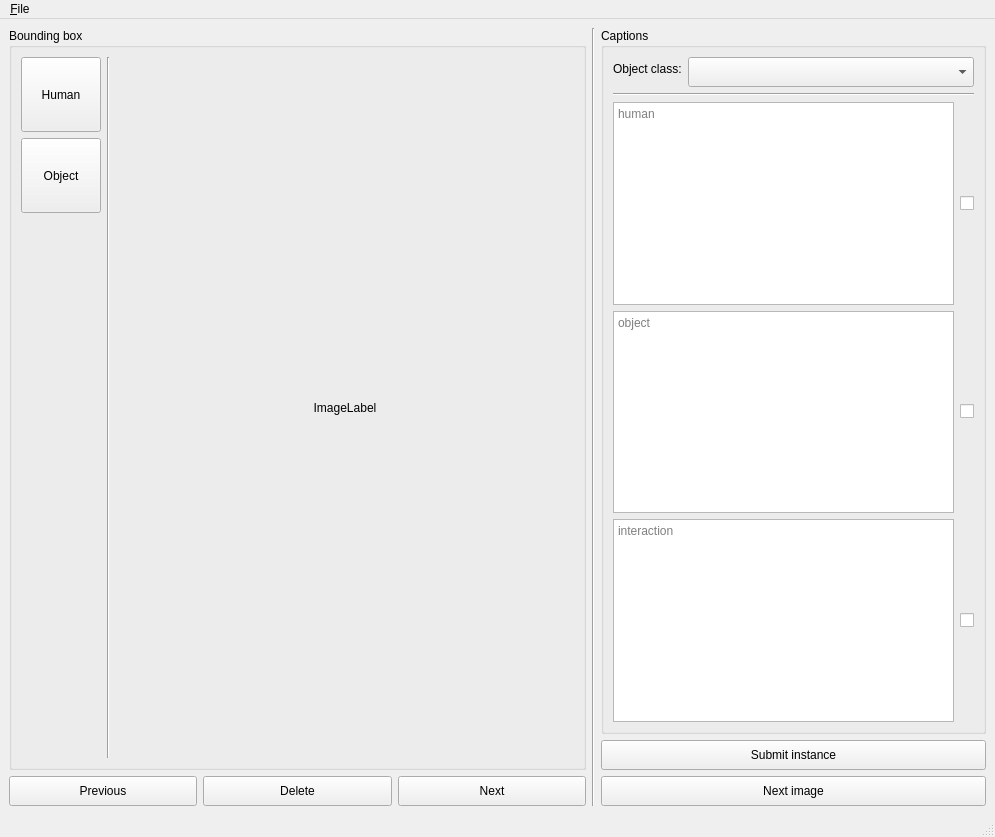
<?xml version="1.0" encoding="UTF-8"?>
<ui version="4.0">
 <class>MainWindow</class>
 <widget class="QMainWindow" name="MainWindow">
  <property name="geometry">
   <rect>
    <x>0</x>
    <y>0</y>
    <width>995</width>
    <height>837</height>
   </rect>
  </property>
  <property name="windowTitle">
   <string>HOIDTC Annotation Tool</string>
  </property>
  <widget class="QWidget" name="centralwidget">
   <layout class="QHBoxLayout" name="horizontalLayout_2" stretch="6,0,4">
    <item>
     <layout class="QVBoxLayout" name="verticalLayout_5">
      <item>
       <widget class="QGroupBox" name="groupBox_2">
        <property name="title">
         <string>Bounding box</string>
        </property>
        <layout class="QHBoxLayout" name="labellerHLayout" stretch="0,0,9">
         <item>
          <layout class="QVBoxLayout" name="verticalLayout_6">
           <item>
            <widget class="QPushButton" name="humanModeButton">
             <property name="minimumSize">
              <size>
               <width>75</width>
               <height>75</height>
              </size>
             </property>
             <property name="text">
              <string>Human</string>
             </property>
             <property name="icon">
              <iconset theme="start-here"/>
             </property>
            </widget>
           </item>
           <item>
            <widget class="QPushButton" name="objectModeButton">
             <property name="minimumSize">
              <size>
               <width>75</width>
               <height>75</height>
              </size>
             </property>
             <property name="text">
              <string>Object</string>
             </property>
            </widget>
           </item>
           <item>
            <spacer name="verticalSpacer">
             <property name="orientation">
              <enum>Qt::Vertical</enum>
             </property>
             <property name="sizeHint" stdset="0">
              <size>
               <width>20</width>
               <height>40</height>
              </size>
             </property>
            </spacer>
           </item>
          </layout>
         </item>
         <item>
          <widget class="Line" name="line_3">
           <property name="orientation">
            <enum>Qt::Vertical</enum>
           </property>
          </widget>
         </item>
         <item>
          <widget class="QLabel" name="imageLabel">
           <property name="text">
            <string>ImageLabel</string>
           </property>
           <property name="alignment">
            <set>Qt::AlignCenter</set>
           </property>
          </widget>
         </item>
        </layout>
       </widget>
      </item>
      <item>
       <layout class="QHBoxLayout" name="horizontalLayout_3">
        <item>
         <widget class="QPushButton" name="previousButton">
          <property name="minimumSize">
           <size>
            <width>0</width>
            <height>30</height>
           </size>
          </property>
          <property name="text">
           <string>Previous</string>
          </property>
         </widget>
        </item>
        <item>
         <widget class="QPushButton" name="deleteButton">
          <property name="minimumSize">
           <size>
            <width>0</width>
            <height>30</height>
           </size>
          </property>
          <property name="text">
           <string>Delete</string>
          </property>
         </widget>
        </item>
        <item>
         <widget class="QPushButton" name="nextButton">
          <property name="minimumSize">
           <size>
            <width>0</width>
            <height>30</height>
           </size>
          </property>
          <property name="text">
           <string>Next</string>
          </property>
         </widget>
        </item>
       </layout>
      </item>
     </layout>
    </item>
    <item>
     <widget class="Line" name="line">
      <property name="orientation">
       <enum>Qt::Vertical</enum>
      </property>
     </widget>
    </item>
    <item>
     <layout class="QVBoxLayout" name="verticalLayout_2" stretch="0,0,0">
      <item>
       <widget class="QGroupBox" name="groupBox">
        <property name="title">
         <string>Captions</string>
        </property>
        <layout class="QVBoxLayout" name="verticalLayout">
         <item>
          <layout class="QFormLayout" name="formLayout">
           <item row="0" column="1">
            <widget class="QComboBox" name="objectClassBox">
             <property name="minimumSize">
              <size>
               <width>0</width>
               <height>30</height>
              </size>
             </property>
            </widget>
           </item>
           <item row="0" column="0">
            <widget class="QLabel" name="objectClassLabel">
             <property name="text">
              <string>Object class:</string>
             </property>
            </widget>
           </item>
          </layout>
         </item>
         <item>
          <widget class="Line" name="line_2">
           <property name="orientation">
            <enum>Qt::Horizontal</enum>
           </property>
          </widget>
         </item>
         <item>
          <layout class="QVBoxLayout" name="verticalLayout_3">
           <item>
            <layout class="QHBoxLayout" name="horizontalLayout_6">
             <item>
              <widget class="QPlainTextEdit" name="hEdit">
               <property name="placeholderText">
                <string>human</string>
               </property>
              </widget>
             </item>
             <item>
              <widget class="QCheckBox" name="isGranularHuman">
               <property name="text">
                <string/>
               </property>
              </widget>
             </item>
            </layout>
           </item>
           <item>
            <layout class="QHBoxLayout" name="horizontalLayout">
             <item>
              <widget class="QPlainTextEdit" name="oEdit">
               <property name="placeholderText">
                <string>object</string>
               </property>
              </widget>
             </item>
             <item>
              <widget class="QCheckBox" name="isGranularObject">
               <property name="text">
                <string/>
               </property>
              </widget>
             </item>
            </layout>
           </item>
           <item>
            <layout class="QHBoxLayout" name="horizontalLayout_5">
             <item>
              <widget class="QPlainTextEdit" name="iEdit">
               <property name="placeholderText">
                <string>interaction</string>
               </property>
              </widget>
             </item>
             <item>
              <widget class="QCheckBox" name="isGranularInteraction">
               <property name="text">
                <string/>
               </property>
              </widget>
             </item>
            </layout>
           </item>
          </layout>
         </item>
        </layout>
       </widget>
      </item>
      <item>
       <widget class="QPushButton" name="submitInstanceButton">
        <property name="minimumSize">
         <size>
          <width>0</width>
          <height>30</height>
         </size>
        </property>
        <property name="text">
         <string>Submit instance</string>
        </property>
       </widget>
      </item>
      <item>
       <widget class="QPushButton" name="nextImageButton">
        <property name="minimumSize">
         <size>
          <width>0</width>
          <height>30</height>
         </size>
        </property>
        <property name="text">
         <string>Next image</string>
        </property>
       </widget>
      </item>
     </layout>
    </item>
   </layout>
  </widget>
  <widget class="QMenuBar" name="menubar">
   <property name="geometry">
    <rect>
     <x>0</x>
     <y>0</y>
     <width>995</width>
     <height>37</height>
    </rect>
   </property>
   <widget class="QMenu" name="fileMenu">
    <property name="title">
     <string>&amp;File</string>
    </property>
    <addaction name="openAction"/>
    <addaction name="separator"/>
    <addaction name="saveAsAction"/>
    <addaction name="separator"/>
    <addaction name="closeAction"/>
    <addaction name="separator"/>
    <addaction name="quitAction"/>
   </widget>
   <addaction name="fileMenu"/>
  </widget>
  <widget class="QStatusBar" name="statusbar"/>
  <action name="openAction">
   <property name="text">
    <string>&amp;Open...</string>
   </property>
   <property name="shortcut">
    <string>Ctrl+O</string>
   </property>
  </action>
  <action name="actionSave">
   <property name="text">
    <string>Save</string>
   </property>
  </action>
  <action name="saveAsAction">
   <property name="text">
    <string>Save &amp;As...</string>
   </property>
   <property name="shortcut">
    <string>Ctrl+S</string>
   </property>
  </action>
  <action name="closeAction">
   <property name="text">
    <string>&amp;Close</string>
   </property>
   <property name="shortcut">
    <string>Ctrl+F4</string>
   </property>
  </action>
  <action name="quitAction">
   <property name="text">
    <string>&amp;Quit</string>
   </property>
  </action>
 </widget>
 <tabstops>
  <tabstop>objectClassBox</tabstop>
  <tabstop>humanModeButton</tabstop>
  <tabstop>objectModeButton</tabstop>
  <tabstop>previousButton</tabstop>
  <tabstop>deleteButton</tabstop>
  <tabstop>nextButton</tabstop>
  <tabstop>submitInstanceButton</tabstop>
 </tabstops>
 <resources/>
 <connections/>
</ui>
